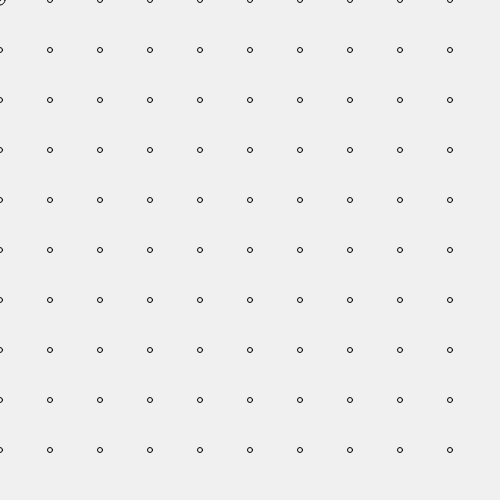
Frame 1 (no input)
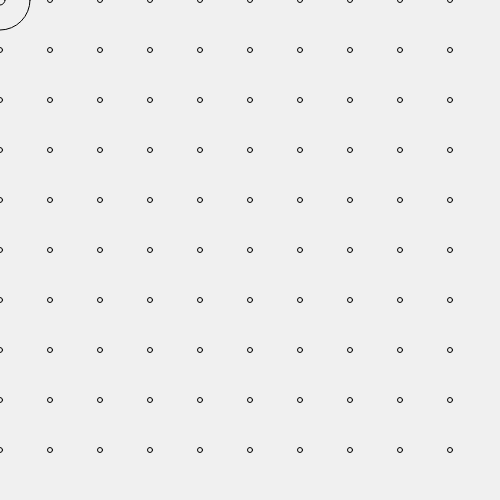
Frame 60 (no input)
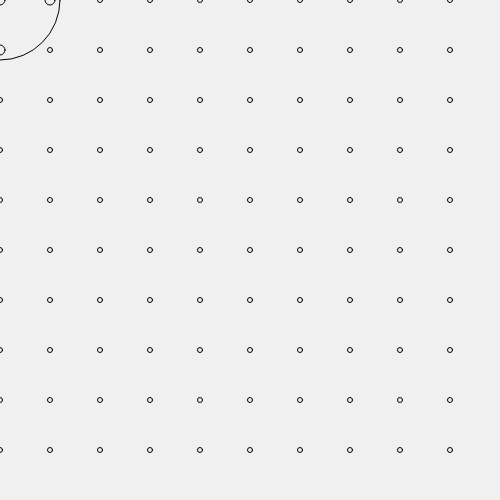
Frame 120 (the mouse pressed at the canvas centre since frame 60)

The p5.js sketch that drew these frames (run headless with seeded random() and noise() and a simulated clock; from frame 60 on, the mouse is pressed at the canvas centre):

// p5.js sketch
// ── sketch.js
let sz = 50; // size of circle

function setup() {
  createCanvas(500, 500);
  noFill();
}

function draw() {
  background(240);
  for (let j = 0; j < 10; j++) {  // grid of small circles
    for (let i = 0; i < 10; i++) {
      
      let cx = i * sz; // x-pos for current small circle
      let cy = j * sz; // y-pos for current small circle
      
      // is the distance to origin < radius of big circle
      let isActive = dist(0,0, cx,cy) < frameCount/2;
      
      // if so, make the circle bigger
      circle(i * sz, j * sz, isActive ? 10 : 5);
    }
  }
  
  circle(0, 0, frameCount); // draw big circle
}
